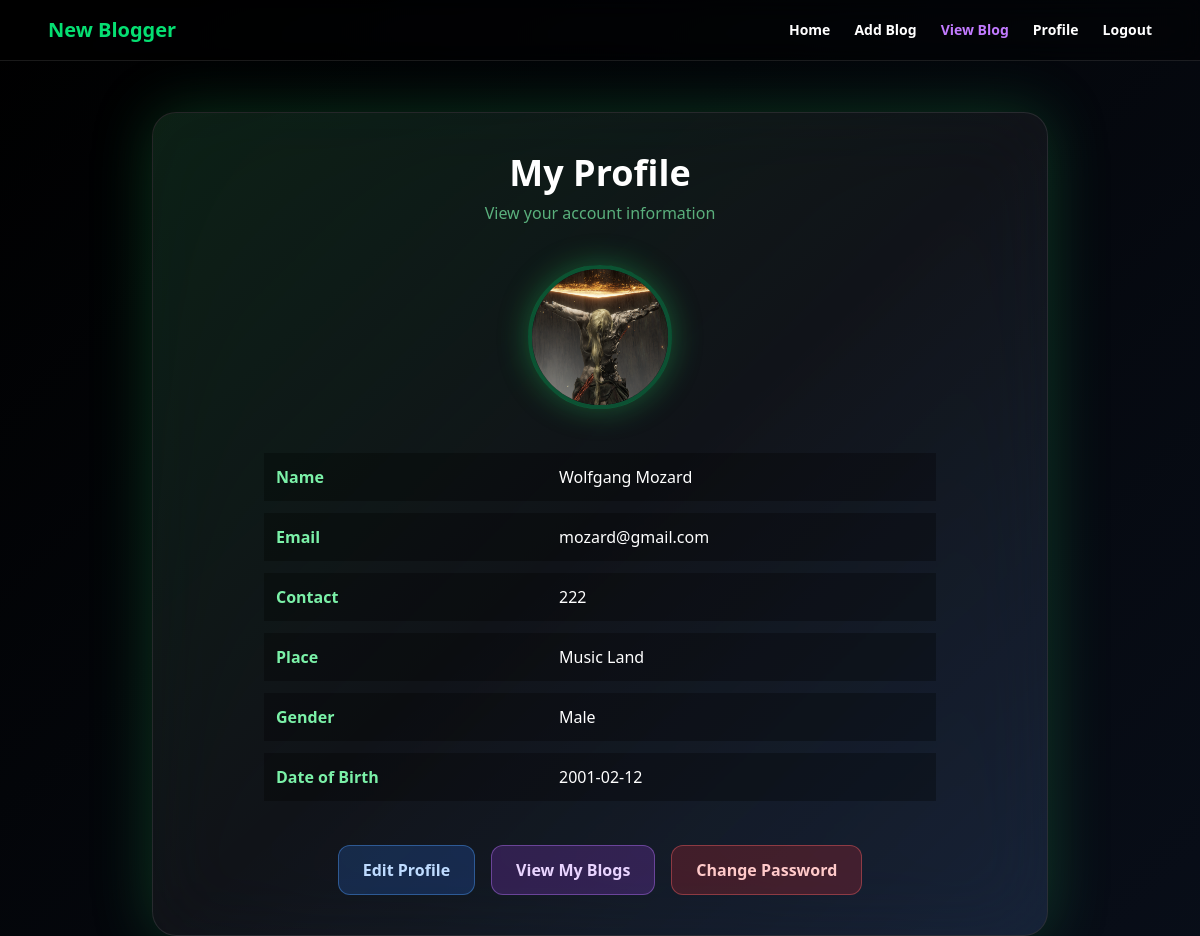
The page /user/MyProfile/ (signed in) on the database its author committed.
### Guest/models.py (models this page shows)
class tbl_user(models.Model):
    user_name = models.CharField(max_length=50)
    user_email = models.CharField(max_length=50)
    user_password = models.CharField(max_length=50)
    user_photo = models.ImageField(upload_to="user_images/", blank=True, null=True)
    user_place = models.CharField(max_length=200)
    user_contact = models.CharField(max_length=10)
    user_gender = models.CharField(max_length=10)
    user_dateofbirth = models.CharField(max_length=10)
    joined_date = models.DateTimeField(auto_now_add=True,blank=True, null=True)

### Users/views.py (the view)
    def wrapper(request, *args, **kwargs):
        if "uid" not in request.session:
            return redirect("/guest/Login/")
        response = view_func(request, *args, **kwargs)
        add_never_cache_headers(response)
        return response

### Users/views.py (called while the page is built)
def login_required_session(view_func):
    def wrapper(request, *args, **kwargs):
        if "uid" not in request.session:
            return redirect("/guest/Login/")
        response = view_func(request, *args, **kwargs)
        add_never_cache_headers(response)
        return response
    return wrapper

@login_required_session
def myprofile(request):
    data = tbl_user.objects.get(id=request.session["uid"])
    return render(request, "User/MyProfile.html", {"data": data})

### Users/templates/user/MyProfile.html (shortened to what this page needs)
<!DOCTYPE HTML>
{% load static %}
<html>
<head>
	<link rel="stylesheet" href="{% static 'css/output.css' %}">
	<script src="https://cdn.jsdelivr.net/npm/@tailwindcss/browser@4"></script>
</head>
<body class="min-h-screen text-white">
<nav class="w-full fixed top-0 left-0 z-50 bg-black/40 backdrop-blur-md border-b border-white/10">
    <div class="max-w-6xl mx-auto flex justify-between items-center px-6 py-4 text-white">
        <div class="font-bold text-xl text-green-400">
            New Blogger
        </div>
        <div class="hidden md:flex gap-6 text-sm font-semibold">
            <a href="{% url 'user_HomePage' %}" class="hover:text-green-400 transition">
                Home
            </a>
            <a href="{% url 'AddBlog' %}" class="hover:text-yellow-400 transition">
                Add Blog
            </a>
            <a href="{% url 'ViewBlog' %}" class="text-purple-400">
                View Blog
            </a>
            <a href="{% url 'MyProfile' %}" class="hover:text-blue-400 transition">
                Profile
            </a>
<a href="{% url 'Logout' %}"
   class="hover:text-red-400 transition font-semibold">
    Logout
</a>
        </div>
    </div>
</nav>
<div class="pt-28 px-4 flex justify-center">
	<div class="w-full max-w-4xl">
		<div class="backdrop-blur-2xl bg-white/5 border border-white/10
					shadow-[0_0_60px_rgba(34,197,94,0.25)]
					rounded-3xl p-10 relative overflow-hidden">
			<div class="absolute inset-0 bg-gradient-to-br from-green-500/10 via-transparent to-blue-500/10 pointer-events-none"></div>
			<div class="relative">
				<h1 class="text-4xl font-black text-center mb-2">
					My Profile
				</h1>
				<p class="text-center text-green-300/70 mb-10">
					View your account information
				</p>
				<div class="flex flex-col items-center">
					<div class="mb-8">
						{% if data.user_photo %}
							<img src="{{ data.user_photo.url }}"
								 class="w-36 h-36 object-cover rounded-full
										border-4 border-green-400/30
										shadow-[0_0_30px_rgba(34,197,94,0.4)]">
						{% else %}
							<img src="{% static 'images/profile.jpg' %}"
								 class="w-36 h-36 object-cover rounded-full
										border-4 border-green-400/30
										shadow-[0_0_30px_rgba(34,197,94,0.4)]">
						{% endif %}
					</div>
					<div class="w-full max-w-2xl">
						<table class="w-full text-left border-separate border-spacing-y-3">
							<tr class="bg-black/30">
								<td class="p-3 font-semibold text-green-300">Name</td>
								<td class="p-3">{{ data.user_name }}</td>
							</tr>
							<tr class="bg-black/30">
								<td class="p-3 font-semibold text-green-300">Email</td>
								<td class="p-3">{{ data.user_email }}</td>
							</tr>
							<tr class="bg-black/30">
								<td class="p-3 font-semibold text-green-300">Contact</td>
								<td class="p-3">{{ data.user_contact }}</td>
							</tr>
							<tr class="bg-black/30">
								<td class="p-3 font-semibold text-green-300">Place</td>
								<td class="p-3">{{ data.user_place }}</td>
							</tr>
							<tr class="bg-black/30">
								<td class="p-3 font-semibold text-green-300">Gender</td>
								<td class="p-3">{{ data.user_gender }}</td>
							</tr>
							<tr class="bg-black/30">
								<td class="p-3 font-semibold text-green-300">Date of Birth</td>
								<td class="p-3">{{ data.user_dateofbirth }}</td>
							</tr>
						</table>
					</div>
				</div>
<div class="mt-8 text-center">
<div class="mt-8 flex justify-center gap-4">
    <a href="{% url 'EditProfile' %}"
       class="px-6 py-3 rounded-xl bg-blue-500/20 border border-blue-400/40
              text-blue-200 font-semibold
              hover:bg-blue-500/30 hover:scale-105
              transition-all duration-300 inline-block">
        Edit Profile
    </a>
    <a href="{% url 'user_blog_list' data.id %}"
       class="px-6 py-3 rounded-xl bg-purple-500/20 border border-purple-400/40
              text-purple-200 font-semibold
              hover:bg-purple-500/30 hover:scale-105
              transition-all duration-300 inline-block">
        View My Blogs
    </a>
    <a href="{% url 'ChangePassword' %}"
       class="px-6 py-3 rounded-xl bg-red-500/20 border border-red-400/40
              text-red-200 font-semibold
              hover:bg-red-500/30 hover:scale-105
              transition-all duration-300 inline-block">
        Change Password
    </a>
</div>
</div>
			</div>
		</div>
	</div>
</div>
</body>
</html>

### Users/templates/user/MyProfile.html (style rules this page uses)
body { background: linear-gradient(135deg, #000000, #0b1220, #1e3a8a, #7f1d1d); background-size: 400% 400%; animation: gradientShift 15s ease infinite; }

### rows shown on the page
tbl_user: user_photo (picture), user_name "Wolfgang Mozard", user_email "mozard@gmail.com", user_contact "222", user_place "Music Land", user_gender "Male", user_dateofbirth "2001-02-12"
